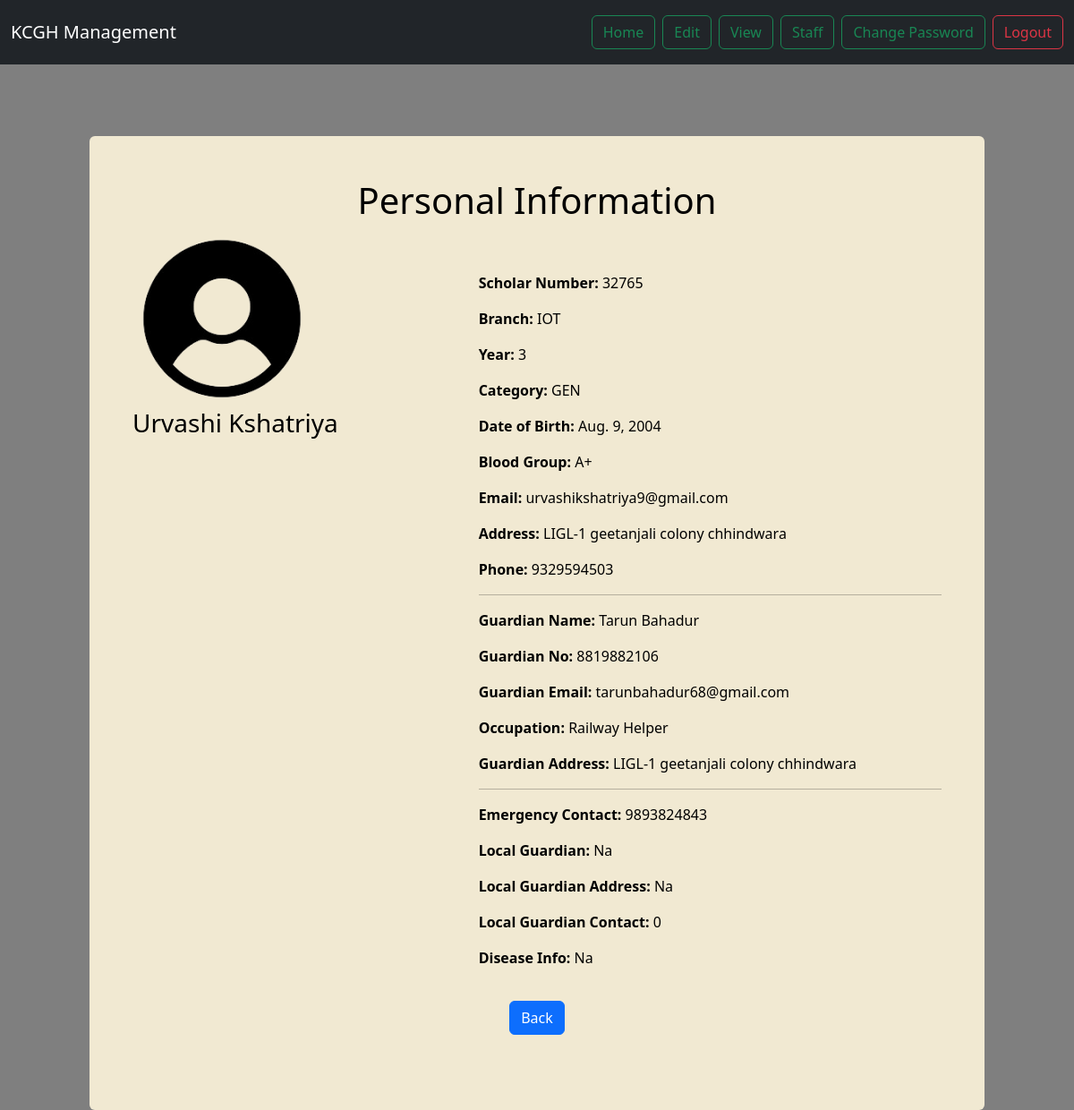
Page /students/6/ (signed in) on the committed database.
### users/models.py (models this page shows, shortened)
class StudentInfo(models.Model):
    user = models.ForeignKey(User, on_delete=models.CASCADE, null=True, blank=True)
    name = models.CharField(max_length=100)
    sch_no = models.IntegerField()
    branch = models.CharField(max_length=100)
    year = models.IntegerField()
    category = models.CharField(max_length=15)
    dob = models.DateField()
    blood_group = models.CharField(max_length=5)
    email = models.EmailField()
    address = models.CharField(max_length=100)
    phone = models.CharField(max_length=10)
    g_no = models.CharField(max_length=10)
    g_name = models.CharField(max_length=100)
    g_email = models.EmailField()
    g_occupation = models.CharField(max_length=100)
    g_address = models.CharField(max_length=100)
    e_no = models.CharField(max_length=10)
    l_name = models.CharField(max_length=100)
    l_address = models.CharField(max_length=100)
    l_no = models.CharField(max_length=10)
    disease = models.CharField(max_length=100)

### mess/views.py (the view)
# urls.py: path('students/<int:student_id>/', views.student_detail, name='student_detail'),
def student_detail(request, student_id):
    student = get_object_or_404(StudentInfo, id=student_id)
    return render(request, 'student_detail.html', {'student': student})

### mess/templates/student_detail.html (shortened to what this page needs)
{% extends "base.html" %}
{% load static %}
{% block body %}
{% include "components/navbar2.html" %}
<div class="d-flex justify-content-center align-items-start" style="height: 80vh; margin-top: 80px;">
    <div class="container text-white p-5 rounded" style="background: #f1e9d2; color: black !important; max-width: 1000px;">
        <h1 class="text-center" style="color: black;">Personal Information</h1>
        <div class="row">
            <div class="col-md-5 ">
                <img src="/static/images/images-removebg-preview.png " class="p-0 m-0" alt="Logo" style="height: 200px;">
                <h3>{{ student.name }}</h3>
            </div>
            <div class="col-md-7 mt-5 align-items-center">
                <p><strong>Scholar Number:</strong> {{ student.sch_no }}</p>
                <p><strong>Branch:</strong> {{ student.branch }}</p>
                <p><strong>Year:</strong> {{ student.year }}</p>
                <p><strong>Category:</strong> {{ student.category }}</p>
                <p><strong>Date of Birth:</strong> {{ student.dob }}</p>
                <p><strong>Blood Group:</strong> {{ student.blood_group }}</p>
                <p><strong>Email:</strong> {{ student.email }}</p>
                <p><strong>Address:</strong> {{ student.address }}</p>
                <p><strong>Phone:</strong> {{ student.phone }}</p>
                <hr>
                <p><strong>Guardian Name:</strong> {{ student.g_name }}</p>
                <p><strong>Guardian No:</strong> {{ student.g_no }}</p>
                <p><strong>Guardian Email:</strong> {{ student.g_email }}</p>
                <p><strong>Occupation:</strong> {{ student.g_occupation }}</p>
                <p><strong>Guardian Address:</strong> {{ student.g_address }}</p>
                <hr>
                <p><strong>Emergency Contact:</strong> {{ student.e_no }}</p>
                <p><strong>Local Guardian:</strong> {{ student.l_name }}</p>
                <p><strong>Local Guardian Address:</strong> {{ student.l_address }}</p>
                <p><strong>Local Guardian Contact:</strong> {{ student.l_no }}</p>
                <p><strong>Disease Info:</strong> {{ student.disease }}</p>
            </div>
            <div style="text-align: center; padding: 20px;">
                <a href="{% url 'viewStudentInfo' %}" class="btn btn-primary mb-3">Back</a>
            </div>
        </div>
    </div>
</div>
{% endblock %}

### rows in the picture
StudentInfo: name "Urvashi Kshatriya", sch_no "32765", branch "IOT", year "3", category "GEN", dob "Aug. 9, 2004", blood_group "A+", email "urvashikshatriya9@gmail.com", address "LIGL-1 geetanjali colony chhindwara", phone "9329594503", g_name "Tarun Bahadur", g_no "8819882106", g_email "tarunbahadur68@gmail.com", g_occupation "Railway Helper", g_address "LIGL-1 geetanjali colony chhindwara", e_no "9893824843", l_name "Na", l_address "Na", l_no "0", disease "Na"
